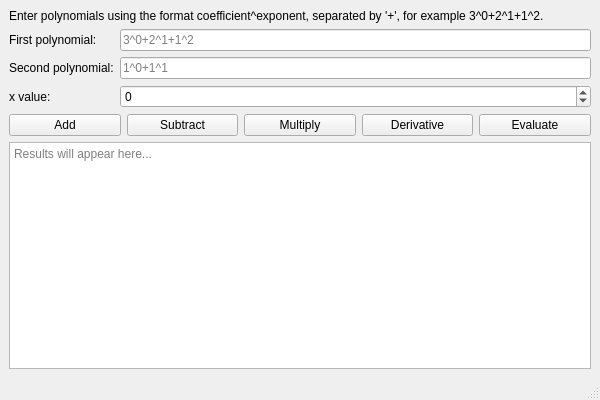
<?xml version="1.0" encoding="UTF-8"?>
<ui version="4.0">
 <class>MainWindow</class>
 <widget class="QMainWindow" name="MainWindow">
  <property name="geometry">
   <rect>
    <x>0</x>
    <y>0</y>
    <width>600</width>
    <height>400</height>
   </rect>
  </property>
  <property name="windowTitle">
   <string>Polynomial Calculator</string>
  </property>
  <widget class="QWidget" name="centralwidget">
   <layout class="QVBoxLayout" name="verticalLayout">
    <item>
     <widget class="QLabel" name="instructionsLabel">
      <property name="text">
       <string>Enter polynomials using the format coefficient^exponent, separated by '+', for example 3^0+2^1+1^2.</string>
      </property>
      <property name="wordWrap">
       <bool>true</bool>
      </property>
     </widget>
    </item>
    <item>
     <layout class="QFormLayout" name="formLayout">
      <item row="0" column="0">
       <widget class="QLabel" name="label">
        <property name="text">
         <string>First polynomial:</string>
        </property>
       </widget>
      </item>
      <item row="0" column="1">
       <widget class="QLineEdit" name="firstPolynomialEdit">
        <property name="placeholderText">
         <string>3^0+2^1+1^2</string>
        </property>
       </widget>
      </item>
      <item row="1" column="0">
       <widget class="QLabel" name="label_2">
        <property name="text">
         <string>Second polynomial:</string>
        </property>
       </widget>
      </item>
      <item row="1" column="1">
       <widget class="QLineEdit" name="secondPolynomialEdit">
        <property name="placeholderText">
         <string>1^0+1^1</string>
        </property>
       </widget>
      </item>
      <item row="2" column="0">
       <widget class="QLabel" name="label_3">
        <property name="text">
         <string>x value:</string>
        </property>
       </widget>
      </item>
      <item row="2" column="1">
       <widget class="QSpinBox" name="valueSpinBox">
        <property name="minimum">
         <number>-10</number>
        </property>
        <property name="maximum">
         <number>10</number>
        </property>
       </widget>
      </item>
     </layout>
    </item>
    <item>
     <layout class="QHBoxLayout" name="buttonLayout">
      <item>
       <widget class="QPushButton" name="addButton">
        <property name="text">
         <string>Add</string>
        </property>
       </widget>
      </item>
      <item>
       <widget class="QPushButton" name="subtractButton">
        <property name="text">
         <string>Subtract</string>
        </property>
       </widget>
      </item>
      <item>
       <widget class="QPushButton" name="multiplyButton">
        <property name="text">
         <string>Multiply</string>
        </property>
       </widget>
      </item>
      <item>
       <widget class="QPushButton" name="derivativeButton">
        <property name="text">
         <string>Derivative</string>
        </property>
       </widget>
      </item>
      <item>
       <widget class="QPushButton" name="evaluateButton">
        <property name="text">
         <string>Evaluate</string>
        </property>
       </widget>
      </item>
     </layout>
    </item>
    <item>
     <widget class="QTextEdit" name="resultTextEdit">
      <property name="placeholderText">
       <string>Results will appear here...</string>
      </property>
     </widget>
    </item>
   </layout>
  </widget>
  <widget class="QMenuBar" name="menubar">
   <property name="geometry">
    <rect>
     <x>0</x>
     <y>0</y>
     <width>600</width>
     <height>22</height>
    </rect>
   </property>
  </widget>
  <widget class="QStatusBar" name="statusbar"/>
 </widget>
 <resources/>
 <connections/>
</ui>
